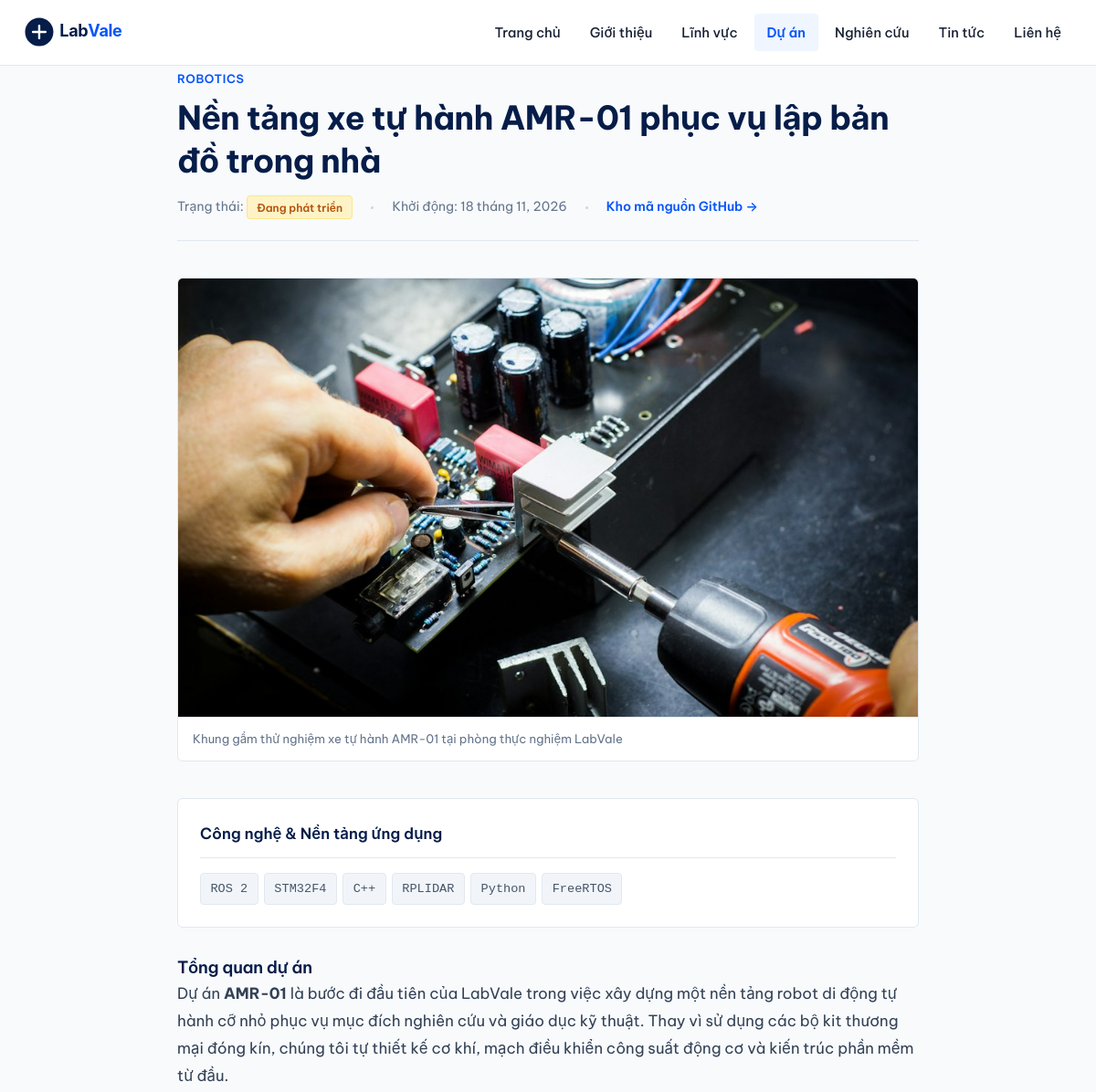
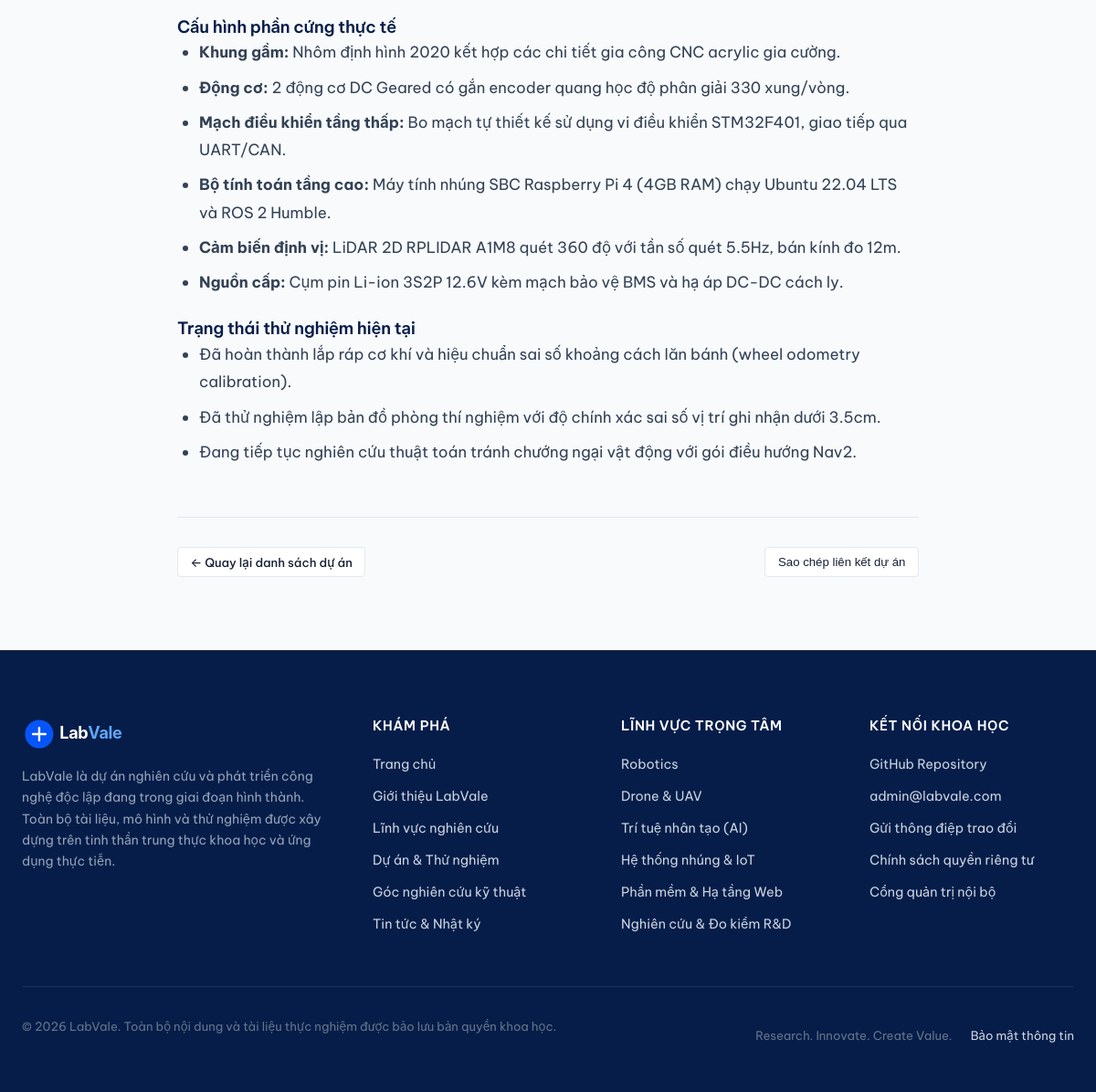
The app's page /projects/amr-01-indoor-mapping-rover with its own data (2 pictures, top to bottom).
### tables this page shows
CREATE TABLE `projects` (
  `id` int(11) NOT NULL AUTO_INCREMENT,
  `area_id` int(11) DEFAULT NULL,
  `title` varchar(200) NOT NULL,
  `slug` varchar(200) NOT NULL,
  `status` enum('Ý tưởng','Đang nghiên cứu','Đang phát triển','Hoàn thành') DEFAULT 'Đang nghiên cứu',
  `summary` text NOT NULL,
  `content` longtext NOT NULL,
  `tech_stack` varchar(255) NOT NULL,
  `image` varchar(255) NOT NULL,
  `image_caption` varchar(255) DEFAULT NULL,
  `github_url` varchar(255) DEFAULT NULL,
  `demo_url` varchar(255) DEFAULT NULL,
  `is_featured` tinyint(1) DEFAULT 0,
  `sort_order` int(11) DEFAULT 0,
  `created_at` datetime DEFAULT current_timestamp(),
  `updated_at` datetime DEFAULT current_timestamp() ON UPDATE current_timestamp(),
  PRIMARY KEY (`id`),
  UNIQUE KEY `slug` (`slug`),
  KEY `area_id` (`area_id`),
  CONSTRAINT `fk_projects_area` FOREIGN KEY (`area_id`) REFERENCES `research_areas` (`id`) ON DELETE SET NULL
);

CREATE TABLE `research_areas` (
  `id` int(11) NOT NULL AUTO_INCREMENT,
  `slug` varchar(100) NOT NULL,
  `name` varchar(150) NOT NULL,
  `subtitle` varchar(255) NOT NULL,
  `icon_svg` text NOT NULL,
  `short_desc` text NOT NULL,
  `full_content` longtext NOT NULL,
  `image` varchar(255) NOT NULL,
  `sort_order` int(11) DEFAULT 0,
  `is_active` tinyint(1) DEFAULT 1,
  `created_at` datetime DEFAULT current_timestamp(),
  PRIMARY KEY (`id`),
  UNIQUE KEY `slug` (`slug`)
);

### views/project-detail.php (the view, shortened to what this page needs)
<?php
$statusClassMap = [
    'Ý tưởng' => 'status-y-tuong',
    'Đang nghiên cứu' => 'status-dang-nghien-cuu',
    'Đang phát triển' => 'status-dang-phat-trien',
    'Hoàn thành' => 'status-hoan-thanh',
];
$statusClass = $statusClassMap[$project['status']] ?? 'status-dang-nghien-cuu';
require_once __DIR__ . '/layout/header.php';
?>
<div class="container container-narrow" style="padding-bottom: 5rem;">
    <div class="detail-header">
        <span class="detail-kicker">
            <a href="<?= url('research-areas/' . $project['area_slug']) ?>"><?= e($project['area_name']) ?></a>
        </span>
        <h1 class="detail-title"><?= e($project['title']) ?></h1>
        <div class="detail-meta-bar">
            <span>Trạng thái: <strong class="project-status-tag <?= $statusClass ?>" style="position: static;"><?= e($project['status']) ?></strong></span>
            <span class="article-dot"></span>
            <span>Khởi động: <?= format_date($project['created_at']) ?></span>
            <?php if (!empty($project['github_url'])): ?>
                <span class="article-dot"></span>
                <a href="<?= e($project['github_url']) ?>" target="_blank" rel="noopener noreferrer" style="font-weight: 600;">
                    Kho mã nguồn GitHub &rarr;
                </a>
            <?php endif; ?>
        </div>
    </div>
    <div class="detail-hero-media">
        <img src="<?= asset('images/' . $project['image']) ?>" alt="<?= e($project['title']) ?>" class="detail-hero-img" width="1000" height="500">
        <?php if (!empty($project['image_caption'])): ?>
            <div class="detail-hero-caption">
                <?= e($project['image_caption']) ?>
            </div>
        <?php endif; ?>
    </div>
    <?php if (!empty($project['tech_stack'])):
        $tags = array_map('trim', explode(',', $project['tech_stack']));
    ?>
        <div class="spec-box">
            <div class="spec-title">Công nghệ &amp; Nền tảng ứng dụng</div>
            <div class="project-tech-tags" style="margin-bottom: 0;">
                <?php foreach ($tags as $tag): ?>
                    <span class="tech-tag" style="font-size: 0.85rem; padding: 0.3rem 0.65rem;"><?= e($tag) ?></span>
                <?php endforeach; ?>
            </div>
        </div>
    <?php endif; ?>
    <div class="prose">
        <?= render_article_content($project['content']) ?>
    </div>
    <div style="margin-top: 3.5rem; padding-top: 2rem; border-top: 1px solid var(--color-border); display: flex; justify-content: space-between; align-items: center; flex-wrap: wrap; gap: 1rem;">
        <a href="<?= url('/projects') ?>" class="btn btn-secondary btn-sm">
            &larr; Quay lại danh sách dự án
        </a>
        <button type="button" class="btn btn-secondary btn-sm" data-copy-link>
            Sao chép liên kết dự án
        </button>
    </div>
</div>
<?php require_once __DIR__ . '/layout/footer.php'; ?>

### includes/helpers.php (shortened to what this page needs)
<?php
function url(string $path = ''): string {
    $cleanPath = '/' . ltrim($path, '/');
    if ($cleanPath === '/') {
        return BASE_PATH === '' ? '/' : BASE_PATH . '/';
    }
    return BASE_PATH . $cleanPath;
}
function asset(string $path = ''): string {
    $cleanPath = ltrim($path, '/');
    $fullUrl = url('assets/' . $cleanPath);
    $realPath = __DIR__ . '/../assets/' . $cleanPath;
    if (file_exists($realPath)) {
        return $fullUrl . '?v=' . filemtime($realPath);
    }
    return $fullUrl;
}
function e(?string $str): string {
    return htmlspecialchars($str ?? '', ENT_QUOTES, 'UTF-8');
}
function format_date(?string $dateStr): string {
    $timestamp = strtotime($dateStr);
    $months = [
        1 => 'tháng 1', 2 => 'tháng 2', 3 => 'tháng 3', 4 => 'tháng 4',
        5 => 'tháng 5', 6 => 'tháng 6', 7 => 'tháng 7', 8 => 'tháng 8',
        9 => 'tháng 9', 10 => 'tháng 10', 11 => 'tháng 11', 12 => 'tháng 12'
    ];
    $day = date('j', $timestamp);
    $monthNum = (int)date('n', $timestamp);
    $year = date('Y', $timestamp);
    return sprintf('%d %s, %d', $day, $months[$monthNum] ?? "tháng $monthNum", $year);
}
function slugify(string $text): string {
    $text = mb_strtolower(trim($text), 'UTF-8');
    $charMap = [
        'à'=>'a','á'=>'a','ả'=>'a','ã'=>'a','ạ'=>'a','ă'=>'a','ằ'=>'a','ắ'=>'a','ẳ'=>'a','ẵ'=>'a','ặ'=>'a',
        'â'=>'a','ầ'=>'a','ấ'=>'a','ẩ'=>'a','ẫ'=>'a','ậ'=>'a',
        'đ'=>'d',
        'è'=>'e','é'=>'e','ẻ'=>'e','ẽ'=>'e','ẹ'=>'e','ê'=>'e','ề'=>'e','ế'=>'e','ể'=>'e','ễ'=>'e','ệ'=>'e',
        'ì'=>'i','í'=>'i','ỉ'=>'i','ĩ'=>'i','ị'=>'i',
        'ò'=>'o','ó'=>'o','ỏ'=>'o','õ'=>'o','ọ'=>'o','ô'=>'o','ồ'=>'o','ố'=>'o','ổ'=>'o','ỗ'=>'o','ộ'=>'o',
        'ơ'=>'o','ờ'=>'o','ớ'=>'o','ở'=>'o','ỡ'=>'o','ợ'=>'o',
        'ù'=>'u','ú'=>'u','ủ'=>'u','ũ'=>'u','ụ'=>'u','ư'=>'u','ừ'=>'u','ứ'=>'u','ử'=>'u','ữ'=>'u','ự'=>'u',
        'ỳ'=>'y','ý'=>'y','ỷ'=>'y','ỹ'=>'y','ỵ'=>'y',
    ];
    $text = strtr($text, $charMap);
    $text = preg_replace('/[^a-z0-9\-]/', '-', $text);
    $text = preg_replace('/-+/', '-', $text);
    return trim($text, '-');
}
function render_article_content(string $content): string {
    $lines = explode("\n", str_replace(["\r\n", "\r"], "\n", $content));
    $html = '';
    $inCodeBlock = false;
    $inList = false;
    foreach ($lines as $line) {
        $trimmed = trim($line);
        if (preg_match('/^[-*]\s+(.+)$/', $trimmed, $m)) {
            if (!$inList) {
                $html .= "<ul class=\"article-list\">\n";
                $inList = true;
            }
            $html .= '<li>' . parse_inline_markdown($m[1]) . "</li>\n";
            continue;
        } else if ($inList) {
            $html .= "</ul>\n";
            $inList = false;
        }
        if ($trimmed === '') {
            continue;
        }
        if (preg_match('/^(#{1,4})\s+(.+)$/', $trimmed, $m)) {
            $level = strlen($m[1]);
            $html .= sprintf('<h%d id="%s">%s</h%d>', $level + 1, slugify($m[2]), parse_inline_markdown($m[2]), $level + 1) . "\n";
            continue;
        }
        $html .= '<p>' . parse_inline_markdown($trimmed) . "</p>\n";
    }
    if ($inList) {
        $html .= "</ul>\n";
    }
    return $html;
}
function parse_inline_markdown(string $text): string {
    $text = preg_replace('/\*\*(.+?)\*\*/', '<strong>$1</strong>', $text);
    $text = preg_replace('/\*([^\*]+?)\*/', '<em>$1</em>', $text);
    $text = preg_replace('/`([^`]+)`/', '<code class="inline-code">$1</code>', $text);
    return $text;
}

### records on screen
projects: area.name "ROBOTICS", title "Nền tảng xe tự hành AMR-01 phục vụ lập bản đồ trong nhà", status "Đang phát triển", created_at "18 tháng 11, 2026", image (picture), image_caption "Khung gầm thử nghiệm xe tự hành AMR-01 tại phòng thực nghiệm LabVale", tech_stack "ROS 2", tech_stack "STM32F4", tech_stack "C++", tech_stack "RPLIDAR", tech_stack "Python", tech_stack "FreeRTOS", content "Dự án AMR-01 là bước đi đầu tiên của LabVale trong việc xây dựng một nền tảng robot di động tự hành cỡ nhỏ phục vụ mục đích nghiên cứu và giáo dục kỹ thuật. Thay vì sử dụng các bộ kit thương mại đóng kín, chúng tôi tự thiết kế cơ khí, mạch điều khiển công suất động cơ và kiến trúc phần mềm từ đầu."

### other values on screen
preg_replace('/\*\*(.+?)\*\*/', '<strong>$1</strong>', $text) "Tổng quan dự án"
preg_replace('/\*\*(.+?)\*\*/', '<strong>$1</strong>', $text) "Cấu hình phần cứng thực tế"
preg_replace('/\*\*(.+?)\*\*/', '<strong>$1</strong>', $text) "Khung gầm: Nhôm định hình 2020 kết hợp các chi tiết gia công CNC acrylic gia cường."
preg_replace('/\*\*(.+?)\*\*/', '<strong>$1</strong>', $text) "Động cơ: 2 động cơ DC Geared có gắn encoder quang học độ phân giải 330 xung/vòng."
preg_replace('/\*\*(.+?)\*\*/', '<strong>$1</strong>', $text) "Mạch điều khiển tầng thấp: Bo mạch tự thiết kế sử dụng vi điều khiển STM32F401, giao tiếp qua UART/CAN."
preg_replace('/\*\*(.+?)\*\*/', '<strong>$1</strong>', $text) "Bộ tính toán tầng cao: Máy tính nhúng SBC Raspberry Pi 4 (4GB RAM) chạy Ubuntu 22.04 LTS và ROS 2 Humble."
preg_replace('/\*\*(.+?)\*\*/', '<strong>$1</strong>', $text) "Cảm biến định vị: LiDAR 2D RPLIDAR A1M8 quét 360 độ với tần số quét 5.5Hz, bán kính đo 12m."
preg_replace('/\*\*(.+?)\*\*/', '<strong>$1</strong>', $text) "Nguồn cấp: Cụm pin Li-ion 3S2P 12.6V kèm mạch bảo vệ BMS và hạ áp DC-DC cách ly."
preg_replace('/\*\*(.+?)\*\*/', '<strong>$1</strong>', $text) "Trạng thái thử nghiệm hiện tại"
preg_replace('/\*\*(.+?)\*\*/', '<strong>$1</strong>', $text) "Đã hoàn thành lắp ráp cơ khí và hiệu chuẩn sai số khoảng cách lăn bánh (wheel odometry calibration)."
preg_replace('/\*\*(.+?)\*\*/', '<strong>$1</strong>', $text) "Đã thử nghiệm lập bản đồ phòng thí nghiệm với độ chính xác sai số vị trí ghi nhận dưới 3.5cm."
preg_replace('/\*\*(.+?)\*\*/', '<strong>$1</strong>', $text) "Đang tiếp tục nghiên cứu thuật toán tránh chướng ngại vật động với gói điều hướng Nav2."
get_setting('contact_email', 'contact@labvale.org') "admin@labvale.com"
